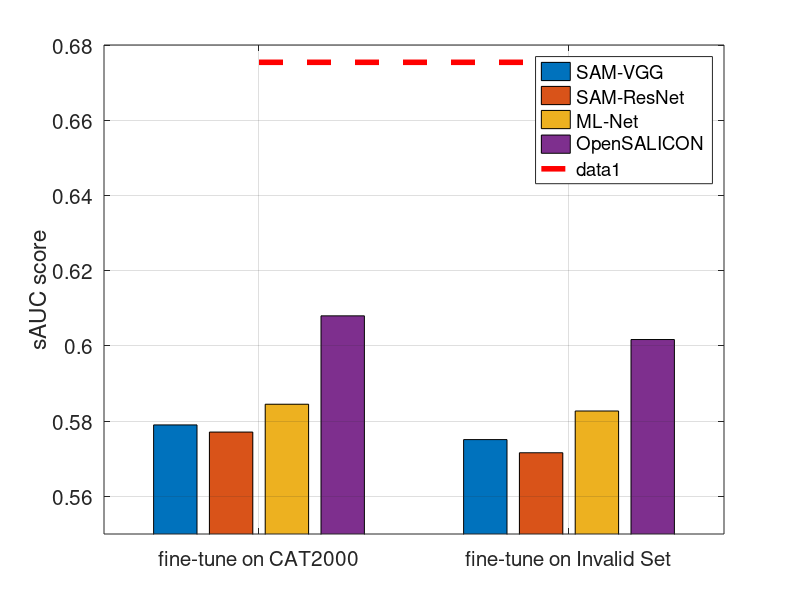
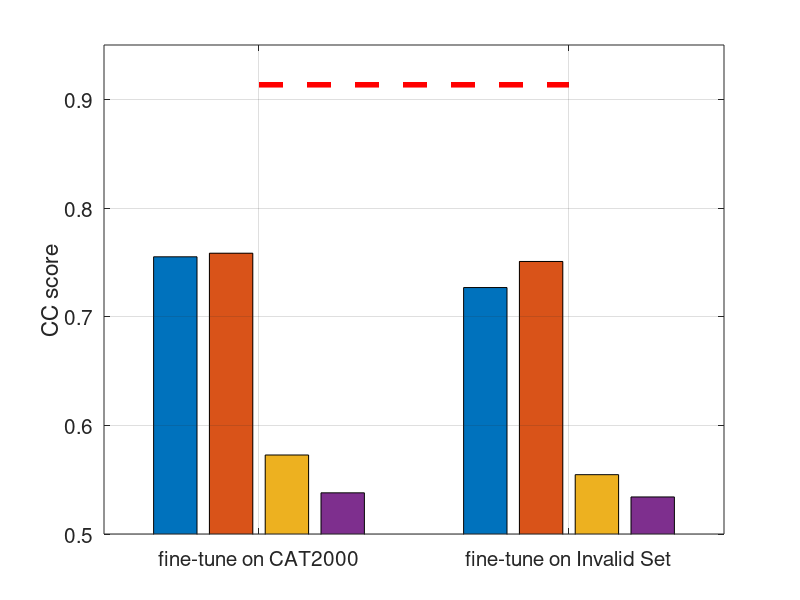
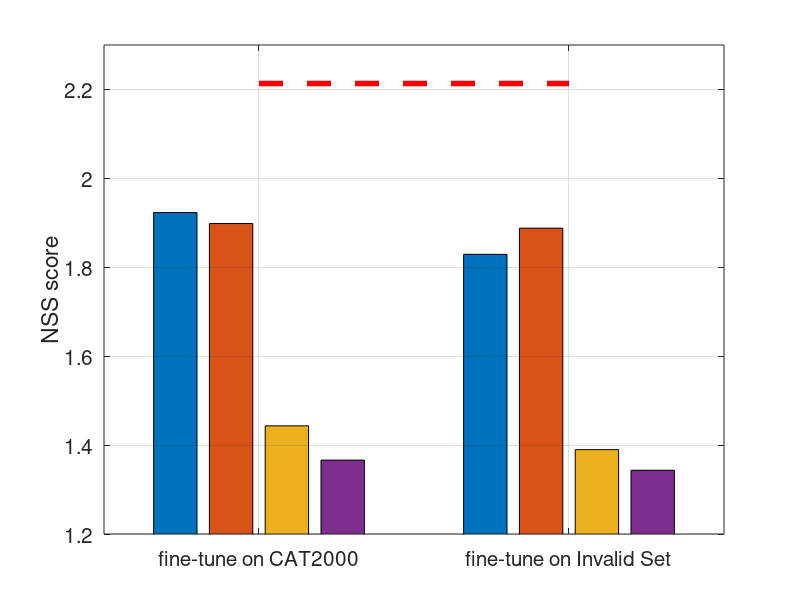
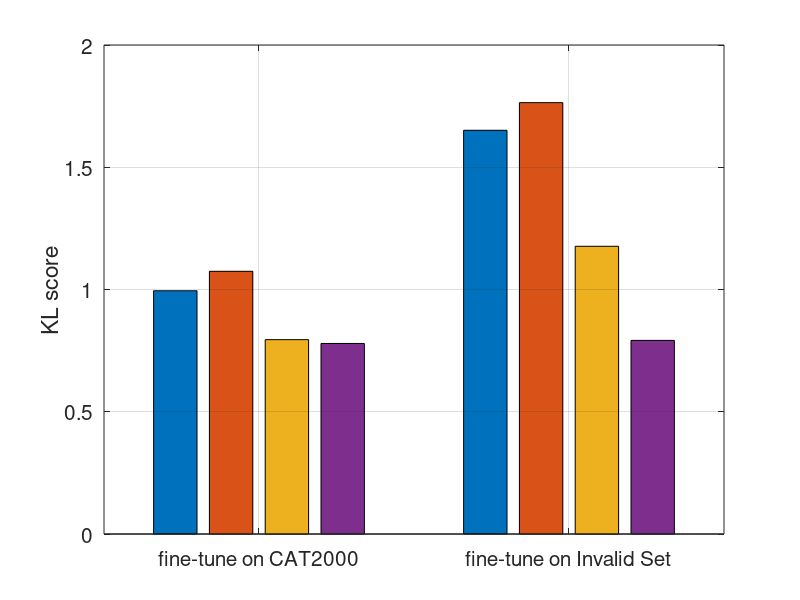

Source code (MATLAB) for these figures, in order:
%%
% This code is used to plot the bar graph
%{
y1=[15.81292 16.43826 5.696203; 10.91314 8.493151 5.379747; 10.24499 7.945205 8.860759; 12.02673 13.15068 19.62025;...
    5.790646 15.89041 37.34177; 7.349666 9.041096 6.012658; 10.69042 10.13699 3.797468; 16.03563 10.68493 5.696203;...
    11.13586 8.219178 7.594937];
 
b=bar(y1);
grid on;
set(gca, 'xticklabel', {'0-20','20-40','40-60','60-80','80-100','100-120','120-140','140-160','160-180'});
legend('156C','164C','172C');
xlabel('Angle:degree');
ylabel('Percentage:%');
title('Angle');
ylim([-2 2]);
%}


%%
%{
figure;
sAUC = [0.6386 0.6546 0.6439 0.6588; ...
              0.6442 0.6667 0.6614 0.6598]; 
b=bar(sAUC);
grid on;
ylim([0.63 0.72]);
set(gca, 'xticklabel', {'fine-tune on CAT2000','fine-tune on Valid Set'});
legend('SAM-VGG','SAM-ResNet','ML-Net','OpenSALICON');
%xlabel('Angle:degree');
ylabel('sAUC score');
%title('Angle');
set(gca,'FontSize',15);
%line([0:1],[0.68,0.68],'linestyle','--');
line([1:2],[0.7168,0.7168],'linestyle','--','linewidth',4,'color','r');

figure;
CC = [0.7606 0.7730 0.5974 0.5304; ...
              0.7753 0.7822 0.5984 0.5484]; 
b=bar(CC);
grid on;
ylim([0.50 0.95]);
set(gca, 'xticklabel', {'fine-tune on CAT2000','fine-tune on Valid Set'});
%legend('SAM-VGG','SAM-ResNet','ML-Net','OpenSALICON');
%xlabel('Angle:degree');
ylabel('CC score');
%title('Angle');
set(gca,'FontSize',15);
line([1:2],[0.9333,0.9333],'linestyle','--','linewidth',4,'color','r');

figure;
NSS = [2.2692 2.2922 1.9558 1.6223; ...
              2.3444 2.3567 1.9527 1.7108]; 
b=bar(NSS);
grid on;
ylim([1.50 3.20]);
set(gca, 'xticklabel', {'fine-tune on CAT2000','fine-tune on Valid Set'});
%legend('SAM-VGG','SAM-ResNet','ML-Net','OpenSALICON');
%xlabel('Angle:degree');
ylabel('NSS score');
%title('Angle');
set(gca,'FontSize',15);
line([1:2],[3.1273,3.1273],'linestyle','--','linewidth',4,'color','r');

figure;
KL = [1.0122 1.1512 0.8945 0.8691; ...
              0.6673 0.6821 0.7702 0.8134]; 
b=bar(KL);
grid on;
ylim([0.50 1.30]);
set(gca, 'xticklabel', {'fine-tune on CAT2000','fine-tune on Valid Set'});
%legend('SAM-VGG','SAM-ResNet','ML-Net','OpenSALICON');
%xlabel('Angle:degree');
ylabel('KL score');
%title('Angle');
set(gca,'FontSize',15);

figure;
AUCBorji = [0.8681 0.8724 0.8107 0.8205; ...
              0.8766 0.8817 0.8207 0.8469]; 
b=bar(AUCBorji);
grid on;
ylim([0.80 0.90]);
set(gca, 'xticklabel', {'fine-tune on CAT2000','fine-tune on Valid Set'});
%legend('SAM-VGG','SAM-ResNet','ML-Net','OpenSALICON');
%xlabel('Angle:degree');
ylabel('AUC-Borji score');
%title('Angle');
set(gca,'FontSize',15);

figure;
SIM = [0.6317 0.6385 0.5364 0.4778; ...
              0.6584 0.6627 0.5386 0.5018]; 
b=bar(SIM);
grid on;
ylim([0.45 0.68]);
set(gca, 'xticklabel', {'fine-tune on CAT2000','fine-tune on Valid Set'});
%legend('SAM-VGG','SAM-ResNet','ML-Net','OpenSALICON');
%xlabel('Angle:degree');
ylabel('SIM score');
%title('Angle');
set(gca,'FontSize',15);
%}
%%
figure;
sAUC = [0.5790 0.5771 0.5845 0.6080; ...
              0.5751 0.5716 0.5827 0.6017]; 
b=bar(sAUC);
grid on;
ylim([0.55 0.68]);
set(gca, 'xticklabel', {'fine-tune on CAT2000','fine-tune on Invalid Set'});
legend('SAM-VGG','SAM-ResNet','ML-Net','OpenSALICON');
%xlabel('Angle:degree');
ylabel('sAUC score');
%title('Angle');
set(gca,'FontSize',15);
%line([0:1],[0.68,0.68],'linestyle','--');
line([1:2],[0.6754,0.6754],'linestyle','--','linewidth',4,'color','r');

figure;
CC = [0.7551 0.7584 0.5727 0.5379; ...
              0.7268 0.7508 0.5546 0.5341]; 
b=bar(CC);
grid on;
ylim([0.50 0.95]);
set(gca, 'xticklabel', {'fine-tune on CAT2000','fine-tune on Invalid Set'});
%legend('SAM-VGG','SAM-ResNet','ML-Net','OpenSALICON');
%xlabel('Angle:degree');
ylabel('CC score');
%title('Angle');
set(gca,'FontSize',15);
line([1:2],[0.9134,0.9134],'linestyle','--','linewidth',4,'color','r');

figure;
NSS = [1.9231 1.8984 1.4433 1.3662; ...
              1.8291 1.8880 1.3898 1.3434]; 
b=bar(NSS);
grid on;
ylim([1.20 2.30]);
set(gca, 'xticklabel', {'fine-tune on CAT2000','fine-tune on Invalid Set'});
%legend('SAM-VGG','SAM-ResNet','ML-Net','OpenSALICON');
%xlabel('Angle:degree');
ylabel('NSS score');
%title('Angle');
set(gca,'FontSize',15);
line([1:2],[2.2134,2.2134],'linestyle','--','linewidth',4,'color','r');

figure;
KL = [0.9949 1.0745 0.7949 0.7793; ...
              1.6512 1.7643 1.1768 0.7919]; 
b=bar(KL);
grid on;
ylim([0.0 2.00]);
set(gca, 'xticklabel', {'fine-tune on CAT2000','fine-tune on Invalid Set'});
%legend('SAM-VGG','SAM-ResNet','ML-Net','OpenSALICON');
%xlabel('Angle:degree');
ylabel('KL score');
%title('Angle');
set(gca,'FontSize',15);

figure;
AUCBorji = [0.8406 0.8423 0.7652 0.7978; ...
              0.8233 0.8263 0.7594 0.7918]; 
b=bar(AUCBorji);
grid on;
ylim([0.70 0.86]);
set(gca, 'xticklabel', {'fine-tune on CAT2000','fine-tune on Invalid Set'});
%legend('SAM-VGG','SAM-ResNet','ML-Net','OpenSALICON');
%xlabel('Angle:degree');
ylabel('AUC-Borji score');
%title('Angle');
set(gca,'FontSize',15);

figure;
SIM = [0.6507 0.6517 0.5442 0.5194; ...
              0.6316 0.6490 0.5402 0.5065]; 
b=bar(SIM);
grid on;
ylim([0.48 0.68]);
set(gca, 'xticklabel', {'fine-tune on CAT2000','fine-tune on Invalid Set'});
%legend('SAM-VGG','SAM-ResNet','ML-Net','OpenSALICON');
%xlabel('Angle:degree');
ylabel('SIM score');
%title('Angle');
set(gca,'FontSize',15);

